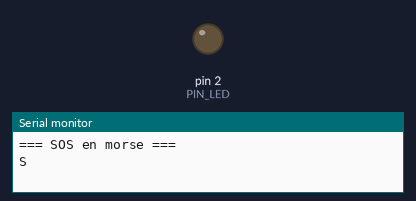
A sketch run on a simulated Arduino Uno, built with avr-gcc and run on an emulated ATmega328P. Parts: output pins drawn as LEDs (lit = HIGH), the last lines printed to the serial monitor.

Above: at 1.4 s.
At 3.7 s:
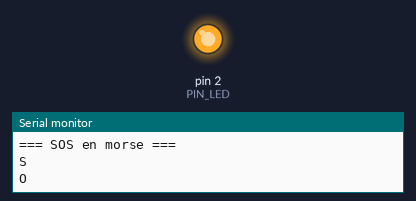
Timing chart, 0 to 9.6 s (numbered marks = the images above):
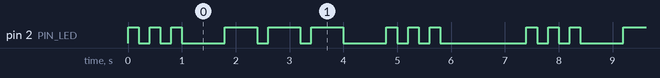

Measured:
- by itself, pin 2 (PIN_LED): repeats every 7.4 s: 2 × (LOW 0.20 s, HIGH 0.20 s), LOW 0.80 s, 2 × (HIGH 0.60 s, LOW 0.20 s), HIGH 0.60 s, LOW 0.80 s, 2 × (HIGH 0.20 s, LOW 0.20 s), HIGH 0.20 s, LOW 1.6 s, HIGH 0.20 s
- by itself, everything shown: repeats every 7.4 s, in 18 steps

The sketch:

led-morse.ino
```cpp
const int PIN_LED = 2;

const int PUNTO = 200;            // duración de un punto (ms)
const int RAYA  = PUNTO * 3;      // una raya dura 3 puntos
const int ENTRE_SIMBOLOS = PUNTO; // pausa entre destellos
const int ENTRE_LETRAS   = PUNTO * 3;
const int ENTRE_PALABRAS = PUNTO * 7;

void destello(int duracion) {
  digitalWrite(PIN_LED, HIGH);
  delay(duracion);
  digitalWrite(PIN_LED, LOW);
  delay(ENTRE_SIMBOLOS);
}

void letraS() {
  for (int i = 0; i < 3; i++) destello(PUNTO);
}

void letraO() {
  for (int i = 0; i < 3; i++) destello(RAYA);
}

void setup() {
  Serial.begin(115200);
  pinMode(PIN_LED, OUTPUT);
  Serial.println("\n=== SOS en morse ===");
}

void loop() {
  Serial.println("S");
  letraS();
  delay(ENTRE_LETRAS);

  Serial.println("O");
  letraO();
  delay(ENTRE_LETRAS);

  Serial.println("S");
  letraS();

  Serial.println("--- pausa ---");
  delay(ENTRE_PALABRAS);
}
```
